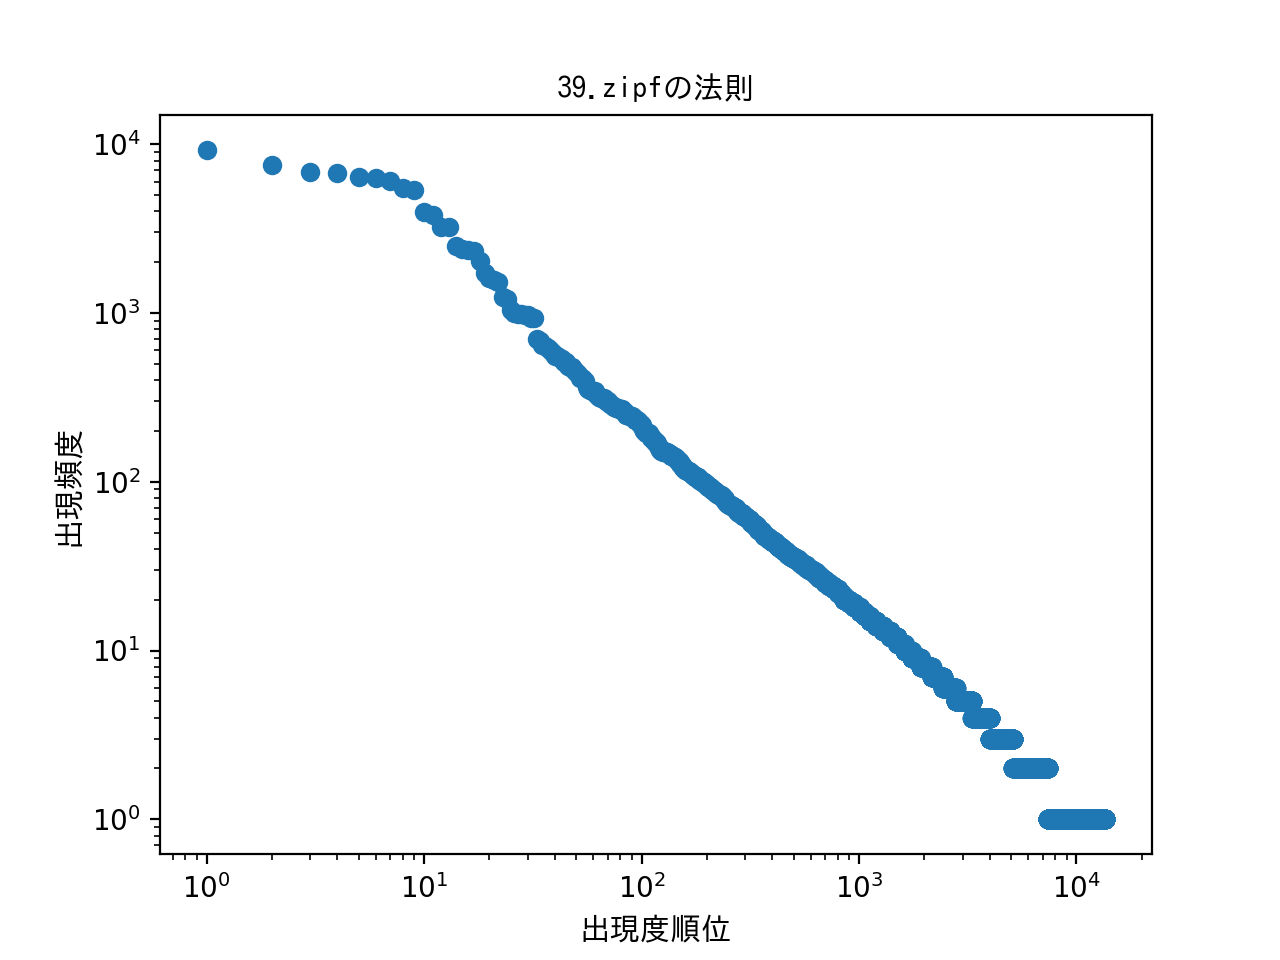

Generate this figure with Python:
#39. Zipfの法則
#単語の出現頻度順位を横軸，その出現頻度を縦軸として，両対数グラフをプロットせよ．

import codecs
import ast
import collections
import operator
import matplotlib.pyplot as plt
from matplotlib.font_manager import FontProperties

#-*-coding:utf-8-*-

if __name__ == "__main__":
    with codecs.open('neko.txt.mecab.analyze','r','utf-8') as f:
        temp_lines = f.readlines()

    temp_list = []
    temp_word = ''
    temp_dict = {}

    for temp_line in temp_lines:
        temp_dict = ast.literal_eval(temp_line)
        temp_word = temp_dict['surface']
        temp_list.append(temp_word)

    count_dict = {}
    count_dict = collections.Counter(map(str,temp_list))

    graph_x_list = []
    graph_y_list = []
    for key,value in sorted(count_dict.items(),key=operator.itemgetter(1),reverse=True):
        graph_x_list.append(key)
        graph_y_list.append(value)

#日本語の設定
    fp = FontProperties(fname=r'/Library/fonts/ipag.ttf', size=11)

#グラフのパラメータ
    plt.title("39.zipfの法則", fontproperties=fp)
    plt.xlabel('出現度順位', fontproperties=fp)
    plt.ylabel('出現頻度', fontproperties=fp)

#x/y軸を対数へ変更
    plt.xscale('log')
    plt.yscale('log')

#x軸
    x = range(1,len(graph_x_list)+1)
    y = graph_y_list

#matplotlib.pyplot.scatter(x,y=x,yはグラフに出力するデータ)
    plt.scatter(x,y)

#グラフの表示
    plt.show()
